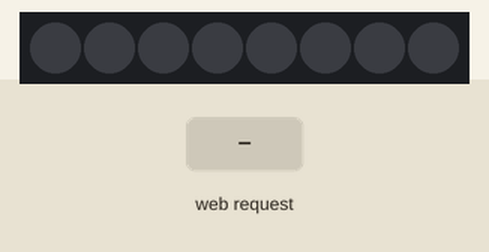
Simulated run of this sketch. Board: ESP8266 (NodeMCU). On the bench: 8 RGB LEDs in strip order, left to right. The inputs (shaded band) are chosen by the test bench. WiFi joins after 1.5 s; servers stay silent unless stated; what the sketch prints to the serial monitor is not drawn.

Above: at 2.7 s.
2.8 s: HTTP request GET /rood received
At 4.0 s:
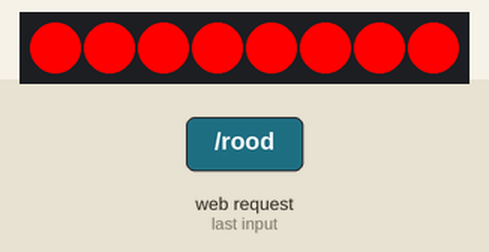
4.3 s: HTTP request GET /groen received
At 5.3 s:
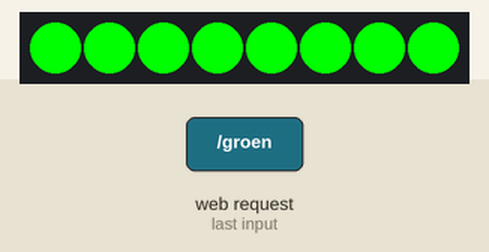
5.8 s: HTTP request GET /oranje received
At 6.4 s:
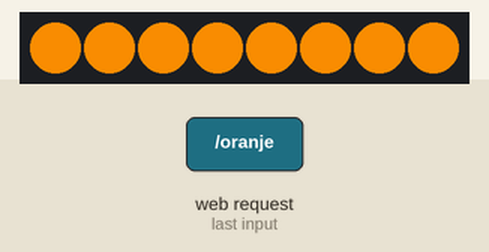
7.3 s: HTTP request GET /uit received
At 7.6 s:
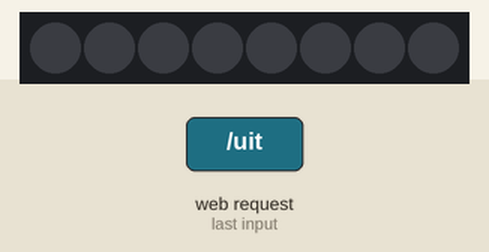
Timing chart, 0 to 9.8 s (numbered marks = the images above; inputs shaded):
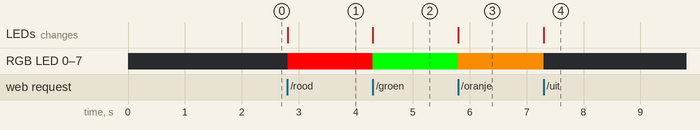

Measured:
- after the input at 2.8 s, RGB LED 0–7: off → RGB(255, 0, 0) at once; the LEDs: change at once (image 1)
- after the input at 4.3 s, RGB LED 0–7: RGB(255, 0, 0) → RGB(0, 255, 0) at once; the LEDs: change at once (image 2)
- after the input at 5.8 s, RGB LED 0–7: RGB(0, 255, 0) → RGB(235, 132, 1) at once; the LEDs: change at once (image 3)
- after the input at 7.3 s, RGB LED 0–7: RGB(235, 132, 1) → off at once; the LEDs: change at once (image 4)

The sketch:

OnAir.ino
```cpp
#include <ESP8266WiFi.h>
#include <WiFiClient.h>
#include <ESP8266WebServer.h>
#include <ESP8266mDNS.h>
#include <Adafruit_NeoPixel.h>

#define LEDSTRIP 1
#define NUMPIXELS 8

int ledje = 1;

Adafruit_NeoPixel pixels = Adafruit_NeoPixel(NUMPIXELS, LEDSTRIP, NEO_GRB + NEO_KHZ400);

const char* ssid = "JKLM-2.4";
const char* password = "mnlk-5xgj-ccfk";

ESP8266WebServer server(80);

void handleRoot() {

  server.send(200, "text/plain", "on air lamp");

}

void handleNotFound(){

  String message = "File Not Found\n\n";
  message += "URI: ";
  message += server.uri();
  message += "\nMethod: ";
  message += (server.method() == HTTP_GET)?"GET":"POST";
  message += "\nArguments: ";
  message += server.args();
  message += "\n";
  for (uint8_t i=0; i<server.args(); i++){
    message += " " + server.argName(i) + ": " + server.arg(i) + "\n";
  }
  server.send(404, "text/plain", message);

}

void setup(void){


  pixels.begin();
  pixels.show(); // Initialize all pixels to 'off'

  Serial.begin(115200);
  WiFi.mode(WIFI_STA);
  WiFi.begin(ssid, password);
  Serial.println("");

  // Wait for connection
  while (WiFi.status() != WL_CONNECTED) {
    delay(500);
    Serial.print(".");
  }
  Serial.println("");
  Serial.print("Connected to ");
  Serial.println(ssid);
  Serial.print("IP address: ");
  Serial.println(WiFi.localIP());

  if (MDNS.begin("esp8266")) {
    Serial.println("MDNS responder started");
  }

  server.on("/", handleRoot);

  server.on("/rood", [](){
    spinningLed(255, 0, 0);
    server.send(200, "text/plain", "rode lampjes aangezet");
  });

  server.on("/groen", [](){
    spinningLed(0, 255, 0);
    server.send(200, "text/plain", "groene lampjes aangezet");
  });

 server.on("/oranje", [](){
    spinningLed(235, 132, 1);
    server.send(200, "text/plain", "oranje lampjes aangezet");
  });

 server.on("/uit", [](){
    spinningLed(0, 0, 0);
    server.send(200, "text/plain", "alle lampjes uitzetten");
 });


  server.onNotFound(handleNotFound);

  server.begin();
  Serial.println("HTTP server started");
}

void loop(void){
  server.handleClient();
}

void spinningLed(int r, int g , int b) {

int j = 0;

  for(j=0; j<8; j++) {
    pixels.setPixelColor(j, pixels.Color(r,g,b)); // Moderately bright green color.
  }
  pixels.show();

}
```
